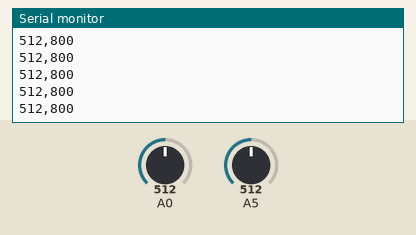
Simulated run of this sketch. Board: Arduino Uno, built with avr-gcc and run on an emulated ATmega328P. Shown: the last lines printed to the serial monitor. The test bench sets the inputs (shaded band); at power-on: A0 = 512, A5 = 512.

Above: at 1.2 s.
1.3 s: A0 set to 261
At 1.8 s:
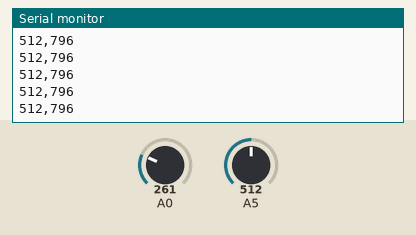
2.8 s: A0 set to 253
At 3.6 s:
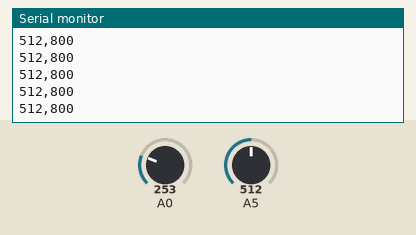
Timing chart, 0 to 5.8 s (numbered marks = the images above; inputs shaded):
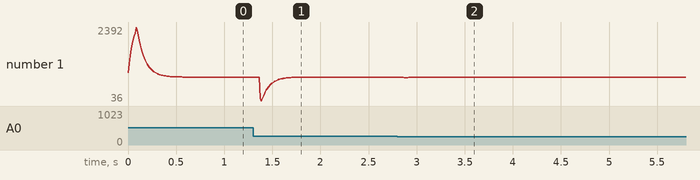

Measured:
- after the input at 1.3 s, the serial monitor: prints a new line after 0.07 s (image 1)

The sketch:

Signals_Plotting_Code.ino
```cpp
#include <Filters.h>

float Frequency_H = 2;
float Frequency_L = 25;
int valueecg=0;
int valueppg=0;
int filtered1=0;
int filtered2=0;


FilterOnePole filterOneHighpass( HIGHPASS, Frequency_H );
FilterOnePole filterOneLowpass( LOWPASS, Frequency_L );
void setup() {
  // put your setup code here, to run once:

  Serial.begin( 9600 );    // start the serial port
  pinMode(5, INPUT); // Setup for leads off detection LO +
  pinMode(6, INPUT); // Setup for leads off detection LO -

}

void loop() {
//  if((digitalRead(5) == 1)||(digitalRead(6) == 1)){
//Serial.println('!');
//}
//else{
  // put your main code here, to run repeatedly:
  valueecg=analogRead(A0);
  valueppg=analogRead(A5);

  filterOneHighpass.input(valueecg);
  filtered1=filterOneHighpass.output();
  filterOneLowpass.input(filtered1);
  filtered2=filterOneLowpass.output();
  String data = String(valueppg)+","+String((filtered2+200)*4);
 Serial.println(data);
 //delay(20);
 // Serial.print("IN:");
 //   Serial.print(valueppg);
 //   Serial.print(",");
 // Serial.print("Out:");
 //   Serial.println((filtered2+200)*4);

 // }

}
```
